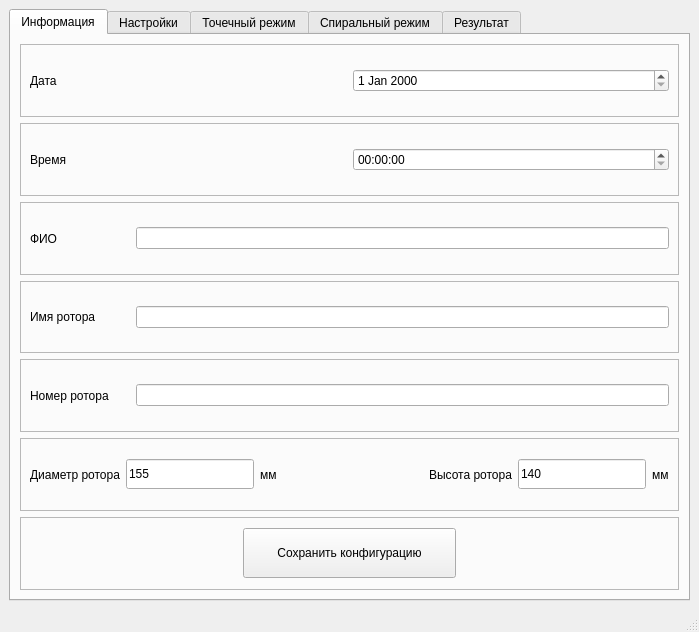
<?xml version="1.0" encoding="UTF-8"?>
<ui version="4.0">
 <class>MainWindow</class>
 <widget class="QMainWindow" name="MainWindow">
  <property name="geometry">
   <rect>
    <x>0</x>
    <y>0</y>
    <width>699</width>
    <height>632</height>
   </rect>
  </property>
  <property name="minimumSize">
   <size>
    <width>650</width>
    <height>600</height>
   </size>
  </property>
  <property name="windowTitle">
   <string>Измерения ротора</string>
  </property>
  <property name="windowIcon">
   <iconset>
    <normaloff>logo.png</normaloff>logo.png</iconset>
  </property>
  <widget class="QWidget" name="centralwidget">
   <property name="minimumSize">
    <size>
     <width>0</width>
     <height>0</height>
    </size>
   </property>
   <layout class="QHBoxLayout" name="horizontalLayout">
    <item>
     <widget class="QTabWidget" name="tabWidget">
      <property name="sizePolicy">
       <sizepolicy hsizetype="Expanding" vsizetype="Expanding">
        <horstretch>0</horstretch>
        <verstretch>5</verstretch>
       </sizepolicy>
      </property>
      <property name="currentIndex">
       <number>0</number>
      </property>
      <widget class="QWidget" name="tab1_info">
       <attribute name="title">
        <string>Информация</string>
       </attribute>
       <layout class="QVBoxLayout" name="verticalLayout">
        <item>
         <widget class="QFrame" name="tab1_frame1">
          <property name="frameShape">
           <enum>QFrame::StyledPanel</enum>
          </property>
          <property name="frameShadow">
           <enum>QFrame::Raised</enum>
          </property>
          <layout class="QHBoxLayout" name="horizontalLayout_2">
           <item>
            <widget class="QLabel" name="tab1_lbl_Date">
             <property name="text">
              <string>Дата</string>
             </property>
            </widget>
           </item>
           <item>
            <widget class="QDateEdit" name="tab1_dateEdit"/>
           </item>
          </layout>
         </widget>
        </item>
        <item>
         <widget class="QFrame" name="tab1_frame2">
          <property name="frameShape">
           <enum>QFrame::StyledPanel</enum>
          </property>
          <property name="frameShadow">
           <enum>QFrame::Raised</enum>
          </property>
          <layout class="QHBoxLayout" name="horizontalLayout_3">
           <item>
            <widget class="QLabel" name="tab1_lbl_Time">
             <property name="text">
              <string>Время</string>
             </property>
            </widget>
           </item>
           <item>
            <widget class="QTimeEdit" name="tab1_timeEdit"/>
           </item>
          </layout>
         </widget>
        </item>
        <item>
         <widget class="QFrame" name="tab1_frame3">
          <property name="frameShape">
           <enum>QFrame::StyledPanel</enum>
          </property>
          <property name="frameShadow">
           <enum>QFrame::Raised</enum>
          </property>
          <layout class="QHBoxLayout" name="horizontalLayout_4">
           <item>
            <widget class="QLabel" name="tab1_lbl_FIO">
             <property name="minimumSize">
              <size>
               <width>100</width>
               <height>0</height>
              </size>
             </property>
             <property name="text">
              <string>ФИО</string>
             </property>
            </widget>
           </item>
           <item>
            <widget class="QLineEdit" name="tab1_lEd_FIO"/>
           </item>
          </layout>
         </widget>
        </item>
        <item>
         <widget class="QFrame" name="tab1_frame4">
          <property name="frameShape">
           <enum>QFrame::StyledPanel</enum>
          </property>
          <property name="frameShadow">
           <enum>QFrame::Raised</enum>
          </property>
          <layout class="QHBoxLayout" name="horizontalLayout_5">
           <item>
            <widget class="QLabel" name="tab1_lbl_RotorName">
             <property name="minimumSize">
              <size>
               <width>100</width>
               <height>0</height>
              </size>
             </property>
             <property name="text">
              <string>Имя ротора</string>
             </property>
            </widget>
           </item>
           <item>
            <widget class="QLineEdit" name="tab1_lEd_RotorName"/>
           </item>
          </layout>
         </widget>
        </item>
        <item>
         <widget class="QFrame" name="tab1_frame5">
          <property name="frameShape">
           <enum>QFrame::StyledPanel</enum>
          </property>
          <property name="frameShadow">
           <enum>QFrame::Raised</enum>
          </property>
          <layout class="QHBoxLayout" name="horizontalLayout_6">
           <item>
            <widget class="QLabel" name="tab1_lbl_RotorNum">
             <property name="minimumSize">
              <size>
               <width>100</width>
               <height>0</height>
              </size>
             </property>
             <property name="text">
              <string>Номер ротора</string>
             </property>
            </widget>
           </item>
           <item>
            <widget class="QLineEdit" name="tab1_lEd_RotorNum"/>
           </item>
          </layout>
         </widget>
        </item>
        <item>
         <widget class="QFrame" name="tab1_frame6">
          <property name="frameShape">
           <enum>QFrame::StyledPanel</enum>
          </property>
          <property name="frameShadow">
           <enum>QFrame::Raised</enum>
          </property>
          <layout class="QHBoxLayout" name="horizontalLayout_7">
           <item>
            <widget class="QLabel" name="tab1_fr6_lbl1_RotorDiam">
             <property name="minimumSize">
              <size>
               <width>0</width>
               <height>0</height>
              </size>
             </property>
             <property name="text">
              <string>Диаметр ротора</string>
             </property>
             <property name="alignment">
              <set>Qt::AlignRight|Qt::AlignTrailing|Qt::AlignVCenter</set>
             </property>
            </widget>
           </item>
           <item>
            <widget class="QLineEdit" name="lEd_RotorDiam">
             <property name="minimumSize">
              <size>
               <width>50</width>
               <height>30</height>
              </size>
             </property>
             <property name="text">
              <string>155</string>
             </property>
            </widget>
           </item>
           <item>
            <widget class="QLabel" name="tab1_fr6_lbl1_mm">
             <property name="text">
              <string>мм</string>
             </property>
            </widget>
           </item>
           <item>
            <spacer name="tab1_fr6_hSpacer1">
             <property name="orientation">
              <enum>Qt::Horizontal</enum>
             </property>
             <property name="sizeHint" stdset="0">
              <size>
               <width>40</width>
               <height>20</height>
              </size>
             </property>
            </spacer>
           </item>
           <item>
            <widget class="QLabel" name="tab1_fr6_lbl2_RotorLen">
             <property name="minimumSize">
              <size>
               <width>100</width>
               <height>0</height>
              </size>
             </property>
             <property name="text">
              <string>Высота ротора</string>
             </property>
             <property name="alignment">
              <set>Qt::AlignRight|Qt::AlignTrailing|Qt::AlignVCenter</set>
             </property>
            </widget>
           </item>
           <item>
            <widget class="QLineEdit" name="lEd_RotorHght">
             <property name="minimumSize">
              <size>
               <width>50</width>
               <height>30</height>
              </size>
             </property>
             <property name="text">
              <string>140</string>
             </property>
            </widget>
           </item>
           <item>
            <widget class="QLabel" name="tab1_fr6_lbl2_mm">
             <property name="text">
              <string>мм</string>
             </property>
            </widget>
           </item>
          </layout>
         </widget>
        </item>
        <item>
         <widget class="QFrame" name="frame">
          <property name="frameShape">
           <enum>QFrame::StyledPanel</enum>
          </property>
          <property name="frameShadow">
           <enum>QFrame::Raised</enum>
          </property>
          <layout class="QHBoxLayout" name="horizontalLayout_15">
           <item>
            <spacer name="hSpcr_1">
             <property name="orientation">
              <enum>Qt::Horizontal</enum>
             </property>
             <property name="sizeHint" stdset="0">
              <size>
               <width>182</width>
               <height>20</height>
              </size>
             </property>
            </spacer>
           </item>
           <item>
            <widget class="QPushButton" name="pBtn_SaveConfig">
             <property name="enabled">
              <bool>true</bool>
             </property>
             <property name="sizePolicy">
              <sizepolicy hsizetype="Expanding" vsizetype="Fixed">
               <horstretch>0</horstretch>
               <verstretch>0</verstretch>
              </sizepolicy>
             </property>
             <property name="minimumSize">
              <size>
               <width>0</width>
               <height>50</height>
              </size>
             </property>
             <property name="text">
              <string>Сохранить конфигурацию</string>
             </property>
            </widget>
           </item>
           <item>
            <spacer name="hSpcr_2">
             <property name="orientation">
              <enum>Qt::Horizontal</enum>
             </property>
             <property name="sizeHint" stdset="0">
              <size>
               <width>182</width>
               <height>20</height>
              </size>
             </property>
            </spacer>
           </item>
          </layout>
         </widget>
        </item>
       </layout>
      </widget>
      <widget class="QWidget" name="tab2_setup">
       <attribute name="title">
        <string>Настройки</string>
       </attribute>
       <layout class="QVBoxLayout" name="verticalLayout_2">
        <item>
         <widget class="QFrame" name="tab2_frame0">
          <property name="frameShape">
           <enum>QFrame::StyledPanel</enum>
          </property>
          <property name="frameShadow">
           <enum>QFrame::Raised</enum>
          </property>
          <layout class="QHBoxLayout" name="horizontalLayout_17">
           <item>
            <widget class="QLabel" name="lbl_PortMotor">
             <property name="text">
              <string>Порт двигателей</string>
             </property>
             <property name="alignment">
              <set>Qt::AlignRight|Qt::AlignTrailing|Qt::AlignVCenter</set>
             </property>
            </widget>
           </item>
           <item>
            <widget class="QComboBox" name="cBox_PortMotor">
             <property name="minimumSize">
              <size>
               <width>70</width>
               <height>30</height>
              </size>
             </property>
            </widget>
           </item>
           <item>
            <widget class="QPushButton" name="pBtn_Init">
             <property name="minimumSize">
              <size>
               <width>200</width>
               <height>30</height>
              </size>
             </property>
             <property name="font">
              <font>
               <italic>false</italic>
              </font>
             </property>
             <property name="styleSheet">
              <string notr="true">background-color: salmon</string>
             </property>
             <property name="text">
              <string>Инициализация двигателей</string>
             </property>
            </widget>
           </item>
           <item>
            <spacer name="horizontalSpacer_2">
             <property name="orientation">
              <enum>Qt::Horizontal</enum>
             </property>
             <property name="sizeHint" stdset="0">
              <size>
               <width>40</width>
               <height>20</height>
              </size>
             </property>
            </spacer>
           </item>
           <item>
            <widget class="QLabel" name="lbl_PortData">
             <property name="text">
              <string>Порт данных</string>
             </property>
             <property name="alignment">
              <set>Qt::AlignRight|Qt::AlignTrailing|Qt::AlignVCenter</set>
             </property>
            </widget>
           </item>
           <item>
            <widget class="QComboBox" name="cBox_PortData">
             <property name="minimumSize">
              <size>
               <width>70</width>
               <height>30</height>
              </size>
             </property>
            </widget>
           </item>
          </layout>
         </widget>
        </item>
        <item>
         <widget class="QFrame" name="tab2_frame1">
          <property name="frameShape">
           <enum>QFrame::StyledPanel</enum>
          </property>
          <property name="frameShadow">
           <enum>QFrame::Raised</enum>
          </property>
          <layout class="QHBoxLayout" name="horizontalLayout_10">
           <item>
            <widget class="QLabel" name="tab2_fr3_lbl1_LinearSpeed">
             <property name="minimumSize">
              <size>
               <width>70</width>
               <height>0</height>
              </size>
             </property>
             <property name="text">
              <string>Скорость линейного
перемещения</string>
             </property>
             <property name="alignment">
              <set>Qt::AlignRight|Qt::AlignTrailing|Qt::AlignVCenter</set>
             </property>
            </widget>
           </item>
           <item>
            <widget class="QLineEdit" name="lEd_LinearSpeed">
             <property name="minimumSize">
              <size>
               <width>50</width>
               <height>30</height>
              </size>
             </property>
             <property name="text">
              <string>100</string>
             </property>
            </widget>
           </item>
           <item>
            <widget class="QLabel" name="tab2_fr3_lbl2">
             <property name="text">
              <string>об/мин</string>
             </property>
            </widget>
           </item>
           <item>
            <spacer name="horizontalSpacer">
             <property name="orientation">
              <enum>Qt::Horizontal</enum>
             </property>
             <property name="sizeHint" stdset="0">
              <size>
               <width>40</width>
               <height>20</height>
              </size>
             </property>
            </spacer>
           </item>
           <item>
            <widget class="QLabel" name="tab2_fr3_lbl3_RotorSpeed">
             <property name="minimumSize">
              <size>
               <width>70</width>
               <height>0</height>
              </size>
             </property>
             <property name="text">
              <string>Скорость
 вращения</string>
             </property>
             <property name="alignment">
              <set>Qt::AlignRight|Qt::AlignTrailing|Qt::AlignVCenter</set>
             </property>
            </widget>
           </item>
           <item>
            <widget class="QLineEdit" name="lEd_RotorSpeed">
             <property name="minimumSize">
              <size>
               <width>50</width>
               <height>30</height>
              </size>
             </property>
             <property name="text">
              <string>1</string>
             </property>
            </widget>
           </item>
           <item>
            <widget class="QLabel" name="tab2_fr3_lbl4">
             <property name="text">
              <string>об/мин</string>
             </property>
            </widget>
           </item>
          </layout>
         </widget>
        </item>
        <item>
         <widget class="QFrame" name="tab2_frame2">
          <property name="minimumSize">
           <size>
            <width>0</width>
            <height>75</height>
           </size>
          </property>
          <property name="maximumSize">
           <size>
            <width>16777215</width>
            <height>85</height>
           </size>
          </property>
          <property name="frameShape">
           <enum>QFrame::StyledPanel</enum>
          </property>
          <property name="frameShadow">
           <enum>QFrame::Raised</enum>
          </property>
          <layout class="QHBoxLayout" name="horizontalLayout_13">
           <item>
            <widget class="QTextBrowser" name="txtBrwser_ShowData">
             <property name="minimumSize">
              <size>
               <width>0</width>
               <height>65</height>
              </size>
             </property>
             <property name="maximumSize">
              <size>
               <width>16777215</width>
               <height>80</height>
              </size>
             </property>
            </widget>
           </item>
           <item>
            <widget class="QPushButton" name="pBtn_ShowData">
             <property name="sizePolicy">
              <sizepolicy hsizetype="Minimum" vsizetype="Fixed">
               <horstretch>0</horstretch>
               <verstretch>0</verstretch>
              </sizepolicy>
             </property>
             <property name="minimumSize">
              <size>
               <width>150</width>
               <height>60</height>
              </size>
             </property>
             <property name="text">
              <string>Показать данные
 с датчиков</string>
             </property>
            </widget>
           </item>
           <item>
            <widget class="QPushButton" name="pBtn_Calibrate">
             <property name="minimumSize">
              <size>
               <width>150</width>
               <height>60</height>
              </size>
             </property>
             <property name="text">
              <string>Калибровка</string>
             </property>
            </widget>
           </item>
          </layout>
         </widget>
        </item>
        <item>
         <widget class="QFrame" name="tab2_frame3">
          <property name="minimumSize">
           <size>
            <width>0</width>
            <height>80</height>
           </size>
          </property>
          <property name="frameShape">
           <enum>QFrame::StyledPanel</enum>
          </property>
          <property name="frameShadow">
           <enum>QFrame::Raised</enum>
          </property>
          <layout class="QHBoxLayout" name="horizontalLayout_16">
           <item>
            <spacer name="horizontalSpacer_15">
             <property name="orientation">
              <enum>Qt::Horizontal</enum>
             </property>
             <property name="sizeHint" stdset="0">
              <size>
               <width>40</width>
               <height>20</height>
              </size>
             </property>
            </spacer>
           </item>
           <item>
            <widget class="QPushButton" name="pBtn_MoveUp">
             <property name="minimumSize">
              <size>
               <width>200</width>
               <height>70</height>
              </size>
             </property>
             <property name="text">
              <string>Движение вверх</string>
             </property>
             <property name="icon">
              <iconset>
               <normaloff>arrow_up.png</normaloff>arrow_up.png</iconset>
             </property>
            </widget>
           </item>
           <item>
            <spacer name="horizontalSpacer_6">
             <property name="orientation">
              <enum>Qt::Horizontal</enum>
             </property>
             <property name="sizeHint" stdset="0">
              <size>
               <width>40</width>
               <height>20</height>
              </size>
             </property>
            </spacer>
           </item>
          </layout>
         </widget>
        </item>
        <item>
         <widget class="QFrame" name="tab2_frame4_Rotate">
          <property name="minimumSize">
           <size>
            <width>0</width>
            <height>80</height>
           </size>
          </property>
          <property name="frameShape">
           <enum>QFrame::StyledPanel</enum>
          </property>
          <property name="frameShadow">
           <enum>QFrame::Raised</enum>
          </property>
          <layout class="QHBoxLayout" name="horizontalLayout_8">
           <item>
            <spacer name="horizontalSpacer_3">
             <property name="orientation">
              <enum>Qt::Horizontal</enum>
             </property>
             <property name="sizeHint" stdset="0">
              <size>
               <width>40</width>
               <height>20</height>
              </size>
             </property>
            </spacer>
           </item>
           <item>
            <widget class="QPushButton" name="pBtn_RotateCW">
             <property name="minimumSize">
              <size>
               <width>200</width>
               <height>70</height>
              </size>
             </property>
             <property name="text">
              <string>Вращение по часовой</string>
             </property>
             <property name="icon">
              <iconset>
               <normaloff>arrow_left.png</normaloff>arrow_left.png</iconset>
             </property>
            </widget>
           </item>
           <item>
            <spacer name="horizontalSpacer_4">
             <property name="orientation">
              <enum>Qt::Horizontal</enum>
             </property>
             <property name="sizeHint" stdset="0">
              <size>
               <width>40</width>
               <height>20</height>
              </size>
             </property>
            </spacer>
           </item>
           <item>
            <widget class="QPushButton" name="pBtn_RotateCCW">
             <property name="minimumSize">
              <size>
               <width>200</width>
               <height>70</height>
              </size>
             </property>
             <property name="text">
              <string>Вращение против часовой</string>
             </property>
             <property name="icon">
              <iconset>
               <normaloff>arrow_right.png</normaloff>arrow_right.png</iconset>
             </property>
            </widget>
           </item>
           <item>
            <spacer name="horizontalSpacer_5">
             <property name="orientation">
              <enum>Qt::Horizontal</enum>
             </property>
             <property name="sizeHint" stdset="0">
              <size>
               <width>40</width>
               <height>20</height>
              </size>
             </property>
            </spacer>
           </item>
          </layout>
         </widget>
        </item>
        <item>
         <widget class="QFrame" name="tab2_frame5_MoveZ">
          <property name="minimumSize">
           <size>
            <width>0</width>
            <height>80</height>
           </size>
          </property>
          <property name="maximumSize">
           <size>
            <width>16777215</width>
            <height>70</height>
           </size>
          </property>
          <property name="frameShape">
           <enum>QFrame::StyledPanel</enum>
          </property>
          <property name="frameShadow">
           <enum>QFrame::Raised</enum>
          </property>
          <layout class="QHBoxLayout" name="horizontalLayout_11">
           <item>
            <spacer name="horizontalSpacer_7">
             <property name="orientation">
              <enum>Qt::Horizontal</enum>
             </property>
             <property name="sizeHint" stdset="0">
              <size>
               <width>40</width>
               <height>20</height>
              </size>
             </property>
            </spacer>
           </item>
           <item>
            <widget class="QPushButton" name="pBtn_MoveDown">
             <property name="minimumSize">
              <size>
               <width>200</width>
               <height>70</height>
              </size>
             </property>
             <property name="text">
              <string>Движение вниз</string>
             </property>
             <property name="icon">
              <iconset>
               <normaloff>arrow_down.png</normaloff>arrow_down.png</iconset>
             </property>
            </widget>
           </item>
           <item>
            <spacer name="horizontalSpacer_8">
             <property name="orientation">
              <enum>Qt::Horizontal</enum>
             </property>
             <property name="sizeHint" stdset="0">
              <size>
               <width>40</width>
               <height>20</height>
              </size>
             </property>
            </spacer>
           </item>
          </layout>
         </widget>
        </item>
        <item>
         <widget class="QFrame" name="tab2_frame6_Zero">
          <property name="minimumSize">
           <size>
            <width>0</width>
            <height>70</height>
           </size>
          </property>
          <property name="maximumSize">
           <size>
            <width>16777215</width>
            <height>70</height>
           </size>
          </property>
          <property name="frameShape">
           <enum>QFrame::StyledPanel</enum>
          </property>
          <property name="frameShadow">
           <enum>QFrame::Raised</enum>
          </property>
          <layout class="QHBoxLayout" name="horizontalLayout_14">
           <item>
            <spacer name="horizontalSpacer_10">
             <property name="orientation">
              <enum>Qt::Horizontal</enum>
             </property>
             <property name="sizeHint" stdset="0">
              <size>
               <width>40</width>
               <height>20</height>
              </size>
             </property>
            </spacer>
           </item>
           <item>
            <widget class="QPushButton" name="pBtn_ZeroPhi">
             <property name="minimumSize">
              <size>
               <width>200</width>
               <height>50</height>
              </size>
             </property>
             <property name="text">
              <string>Задать ноль вращения Phi</string>
             </property>
            </widget>
           </item>
           <item>
            <spacer name="horizontalSpacer_9">
             <property name="orientation">
              <enum>Qt::Horizontal</enum>
             </property>
             <property name="sizeHint" stdset="0">
              <size>
               <width>87</width>
               <height>20</height>
              </size>
             </property>
            </spacer>
           </item>
           <item>
            <widget class="QPushButton" name="pBtn_ZeroZ">
             <property name="enabled">
              <bool>true</bool>
             </property>
             <property name="minimumSize">
              <size>
               <width>200</width>
               <height>50</height>
              </size>
             </property>
             <property name="text">
              <string>Задать ноль образующей Z</string>
             </property>
            </widget>
           </item>
           <item>
            <spacer name="horizontalSpacer_11">
             <property name="orientation">
              <enum>Qt::Horizontal</enum>
             </property>
             <property name="sizeHint" stdset="0">
              <size>
               <width>40</width>
               <height>20</height>
              </size>
             </property>
            </spacer>
           </item>
          </layout>
         </widget>
        </item>
       </layout>
      </widget>
      <widget class="QWidget" name="tab3_precise">
       <attribute name="title">
        <string>Точечный режим</string>
       </attribute>
       <widget class="QPushButton" name="pBtn_ScanGeneratrix">
        <property name="geometry">
         <rect>
          <x>20</x>
          <y>270</y>
          <width>131</width>
          <height>71</height>
         </rect>
        </property>
        <property name="text">
         <string>Старт</string>
        </property>
       </widget>
       <widget class="QFrame" name="tab3_frame1">
        <property name="geometry">
         <rect>
          <x>10</x>
          <y>200</y>
          <width>481</width>
          <height>50</height>
         </rect>
        </property>
        <property name="frameShape">
         <enum>QFrame::StyledPanel</enum>
        </property>
        <property name="frameShadow">
         <enum>QFrame::Raised</enum>
        </property>
        <layout class="QHBoxLayout" name="horizontalLayout_9">
         <item>
          <widget class="QLabel" name="tab5_lbl3_ScanStepGeneratrix">
           <property name="sizePolicy">
            <sizepolicy hsizetype="Fixed" vsizetype="Preferred">
             <horstretch>0</horstretch>
             <verstretch>0</verstretch>
            </sizepolicy>
           </property>
           <property name="minimumSize">
            <size>
             <width>100</width>
             <height>0</height>
            </size>
           </property>
           <property name="maximumSize">
            <size>
             <width>100</width>
             <height>16777215</height>
            </size>
           </property>
           <property name="text">
            <string>Шаг сканирования
 по образующей</string>
           </property>
          </widget>
         </item>
         <item>
          <widget class="QComboBox" name="cBox_ScanStepGeneratrix">
           <property name="minimumSize">
            <size>
             <width>100</width>
             <height>0</height>
            </size>
           </property>
           <property name="currentText">
            <string notr="true"/>
           </property>
           <property name="maxVisibleItems">
            <number>3</number>
           </property>
          </widget>
         </item>
         <item>
          <widget class="QLabel" name="tab5_lbl4_ScanStepAngle">
           <property name="sizePolicy">
            <sizepolicy hsizetype="Fixed" vsizetype="Preferred">
             <horstretch>0</horstretch>
             <verstretch>0</verstretch>
            </sizepolicy>
           </property>
           <property name="minimumSize">
            <size>
             <width>100</width>
             <height>0</height>
            </size>
           </property>
           <property name="maximumSize">
            <size>
             <width>100</width>
             <height>16777215</height>
            </size>
           </property>
           <property name="text">
            <string>Шаг сканирования
 по углу</string>
           </property>
           <property name="alignment">
            <set>Qt::AlignRight|Qt::AlignTrailing|Qt::AlignVCenter</set>
           </property>
          </widget>
         </item>
         <item>
          <widget class="QLineEdit" name="lEd_ScanStepAngle">
           <property name="minimumSize">
            <size>
             <width>50</width>
             <height>30</height>
            </size>
           </property>
           <property name="maximumSize">
            <size>
             <width>50</width>
             <height>16777215</height>
            </size>
           </property>
           <property name="text">
            <string>1.00</string>
           </property>
           <property name="alignment">
            <set>Qt::AlignCenter</set>
           </property>
          </widget>
         </item>
         <item>
          <widget class="QLabel" name="tab5_lbl5_mm_3">
           <property name="sizePolicy">
            <sizepolicy hsizetype="Fixed" vsizetype="Preferred">
             <horstretch>0</horstretch>
             <verstretch>0</verstretch>
            </sizepolicy>
           </property>
           <property name="minimumSize">
            <size>
             <width>30</width>
             <height>0</height>
            </size>
           </property>
           <property name="maximumSize">
            <size>
             <width>30</width>
             <height>16777215</height>
            </size>
           </property>
           <property name="text">
            <string>°    =</string>
           </property>
           <property name="alignment">
            <set>Qt::AlignLeading|Qt::AlignLeft|Qt::AlignVCenter</set>
           </property>
          </widget>
         </item>
         <item>
          <widget class="QLabel" name="lbl_ScanStepAngleMM">
           <property name="sizePolicy">
            <sizepolicy hsizetype="Fixed" vsizetype="Preferred">
             <horstretch>0</horstretch>
             <verstretch>0</verstretch>
            </sizepolicy>
           </property>
           <property name="minimumSize">
            <size>
             <width>30</width>
             <height>0</height>
            </size>
           </property>
           <property name="maximumSize">
            <size>
             <width>50</width>
             <height>16777215</height>
            </size>
           </property>
           <property name="text">
            <string>1.353</string>
           </property>
           <property name="alignment">
            <set>Qt::AlignLeading|Qt::AlignLeft|Qt::AlignVCenter</set>
           </property>
          </widget>
         </item>
         <item>
          <widget class="QLabel" name="lbl_tab3_mm2">
           <property name="minimumSize">
            <size>
             <width>20</width>
             <height>0</height>
            </size>
           </property>
           <property name="maximumSize">
            <size>
             <width>16777215</width>
             <height>16777215</height>
            </size>
           </property>
           <property name="text">
            <string>мм</string>
           </property>
           <property name="alignment">
            <set>Qt::AlignLeading|Qt::AlignLeft|Qt::AlignVCenter</set>
           </property>
          </widget>
         </item>
        </layout>
       </widget>
       <widget class="QLineEdit" name="lEd_Pos_Z">
        <property name="geometry">
         <rect>
          <x>40</x>
          <y>80</y>
          <width>101</width>
          <height>41</height>
         </rect>
        </property>
        <property name="text">
         <string>0.000</string>
        </property>
        <property name="alignment">
         <set>Qt::AlignCenter</set>
        </property>
       </widget>
       <widget class="QPushButton" name="pBtn_Position">
        <property name="geometry">
         <rect>
          <x>10</x>
          <y>130</y>
          <width>151</width>
          <height>51</height>
         </rect>
        </property>
        <property name="text">
         <string>Перевести каретку
в начало</string>
        </property>
       </widget>
       <widget class="QPushButton" name="pBtn_ScanAround">
        <property name="enabled">
         <bool>false</bool>
        </property>
        <property name="geometry">
         <rect>
          <x>200</x>
          <y>270</y>
          <width>131</width>
          <height>71</height>
         </rect>
        </property>
        <property name="text">
         <string>Стоп</string>
        </property>
       </widget>
       <widget class="QLineEdit" name="lEd_Pos_PHI">
        <property name="geometry">
         <rect>
          <x>40</x>
          <y>30</y>
          <width>101</width>
          <height>41</height>
         </rect>
        </property>
        <property name="text">
         <string>0.000</string>
        </property>
        <property name="alignment">
         <set>Qt::AlignCenter</set>
        </property>
       </widget>
       <widget class="QLabel" name="lbl_coord">
        <property name="geometry">
         <rect>
          <x>10</x>
          <y>10</y>
          <width>161</width>
          <height>16</height>
         </rect>
        </property>
        <property name="text">
         <string>Координаты начальной точки:</string>
        </property>
       </widget>
       <widget class="QLabel" name="lbl_Pos_Z">
        <property name="geometry">
         <rect>
          <x>20</x>
          <y>90</y>
          <width>21</width>
          <height>16</height>
         </rect>
        </property>
        <property name="text">
         <string>Z=</string>
        </property>
       </widget>
       <widget class="QLabel" name="lbl_Pos_PHI">
        <property name="geometry">
         <rect>
          <x>10</x>
          <y>40</y>
          <width>21</width>
          <height>16</height>
         </rect>
        </property>
        <property name="text">
         <string>Phi=</string>
        </property>
       </widget>
       <widget class="QLabel" name="lbl_coord_4">
        <property name="geometry">
         <rect>
          <x>210</x>
          <y>10</y>
          <width>161</width>
          <height>16</height>
         </rect>
        </property>
        <property name="text">
         <string>Размер области сканирования:</string>
        </property>
       </widget>
       <widget class="QLineEdit" name="lEd_Range_PHI">
        <property name="enabled">
         <bool>true</bool>
        </property>
        <property name="geometry">
         <rect>
          <x>240</x>
          <y>30</y>
          <width>101</width>
          <height>41</height>
         </rect>
        </property>
        <property name="text">
         <string>360.000</string>
        </property>
        <property name="alignment">
         <set>Qt::AlignCenter</set>
        </property>
       </widget>
       <widget class="QLineEdit" name="lEd_Range_Z">
        <property name="enabled">
         <bool>true</bool>
        </property>
        <property name="geometry">
         <rect>
          <x>240</x>
          <y>80</y>
          <width>101</width>
          <height>41</height>
         </rect>
        </property>
        <property name="text">
         <string>100.000</string>
        </property>
        <property name="alignment">
         <set>Qt::AlignCenter</set>
        </property>
       </widget>
       <widget class="QLabel" name="lbl_Range_PHI">
        <property name="geometry">
         <rect>
          <x>210</x>
          <y>40</y>
          <width>31</width>
          <height>16</height>
         </rect>
        </property>
        <property name="text">
         <string>Угол</string>
        </property>
       </widget>
       <widget class="QLabel" name="lbl_Range_Z">
        <property name="geometry">
         <rect>
          <x>200</x>
          <y>90</y>
          <width>41</width>
          <height>20</height>
         </rect>
        </property>
        <property name="text">
         <string>Высота</string>
        </property>
       </widget>
       <widget class="QLabel" name="tab3_lbl_degree">
        <property name="geometry">
         <rect>
          <x>350</x>
          <y>30</y>
          <width>15</width>
          <height>30</height>
         </rect>
        </property>
        <property name="minimumSize">
         <size>
          <width>15</width>
          <height>0</height>
         </size>
        </property>
        <property name="maximumSize">
         <size>
          <width>15</width>
          <height>16777215</height>
         </size>
        </property>
        <property name="text">
         <string>°</string>
        </property>
        <property name="alignment">
         <set>Qt::AlignLeading|Qt::AlignLeft|Qt::AlignVCenter</set>
        </property>
       </widget>
       <widget class="QLabel" name="lbl_tab3_mm1">
        <property name="geometry">
         <rect>
          <x>350</x>
          <y>90</y>
          <width>21</width>
          <height>20</height>
         </rect>
        </property>
        <property name="text">
         <string>мм</string>
        </property>
       </widget>
       <widget class="QLabel" name="lbl_tab3_mm1_2">
        <property name="geometry">
         <rect>
          <x>150</x>
          <y>90</y>
          <width>21</width>
          <height>20</height>
         </rect>
        </property>
        <property name="text">
         <string>мм</string>
        </property>
       </widget>
       <widget class="QLabel" name="tab3_lbl_degree_2">
        <property name="geometry">
         <rect>
          <x>150</x>
          <y>30</y>
          <width>15</width>
          <height>30</height>
         </rect>
        </property>
        <property name="minimumSize">
         <size>
          <width>15</width>
          <height>0</height>
         </size>
        </property>
        <property name="maximumSize">
         <size>
          <width>15</width>
          <height>16777215</height>
         </size>
        </property>
        <property name="text">
         <string>°</string>
        </property>
        <property name="alignment">
         <set>Qt::AlignLeading|Qt::AlignLeft|Qt::AlignVCenter</set>
        </property>
       </widget>
       <widget class="QLabel" name="lbl_Data">
        <property name="geometry">
         <rect>
          <x>20</x>
          <y>350</y>
          <width>591</width>
          <height>41</height>
         </rect>
        </property>
        <property name="text">
         <string>Данные онлайн</string>
        </property>
       </widget>
      </widget>
      <widget class="QWidget" name="tab4_fast">
       <property name="enabled">
        <bool>true</bool>
       </property>
       <attribute name="title">
        <string>Спиральный режим</string>
       </attribute>
       <widget class="QPushButton" name="pBtn_Turn">
        <property name="geometry">
         <rect>
          <x>90</x>
          <y>150</y>
          <width>141</width>
          <height>101</height>
         </rect>
        </property>
        <property name="text">
         <string>Turn</string>
        </property>
       </widget>
       <widget class="QPushButton" name="pBtn_Step">
        <property name="geometry">
         <rect>
          <x>250</x>
          <y>150</y>
          <width>141</width>
          <height>101</height>
         </rect>
        </property>
        <property name="text">
         <string>Step</string>
        </property>
       </widget>
      </widget>
      <widget class="QWidget" name="tab5_result">
       <property name="enabled">
        <bool>true</bool>
       </property>
       <attribute name="title">
        <string>Результат</string>
       </attribute>
       <widget class="QPushButton" name="pBtn_Result">
        <property name="enabled">
         <bool>true</bool>
        </property>
        <property name="geometry">
         <rect>
          <x>230</x>
          <y>30</y>
          <width>201</width>
          <height>71</height>
         </rect>
        </property>
        <property name="text">
         <string>Draw result</string>
        </property>
       </widget>
       <widget class="QFrame" name="fr_Result">
        <property name="geometry">
         <rect>
          <x>10</x>
          <y>120</y>
          <width>651</width>
          <height>431</height>
         </rect>
        </property>
        <property name="frameShape">
         <enum>QFrame::StyledPanel</enum>
        </property>
        <property name="frameShadow">
         <enum>QFrame::Raised</enum>
        </property>
       </widget>
      </widget>
     </widget>
    </item>
   </layout>
  </widget>
  <widget class="QStatusBar" name="statusbar"/>
 </widget>
 <resources/>
 <connections/>
</ui>
